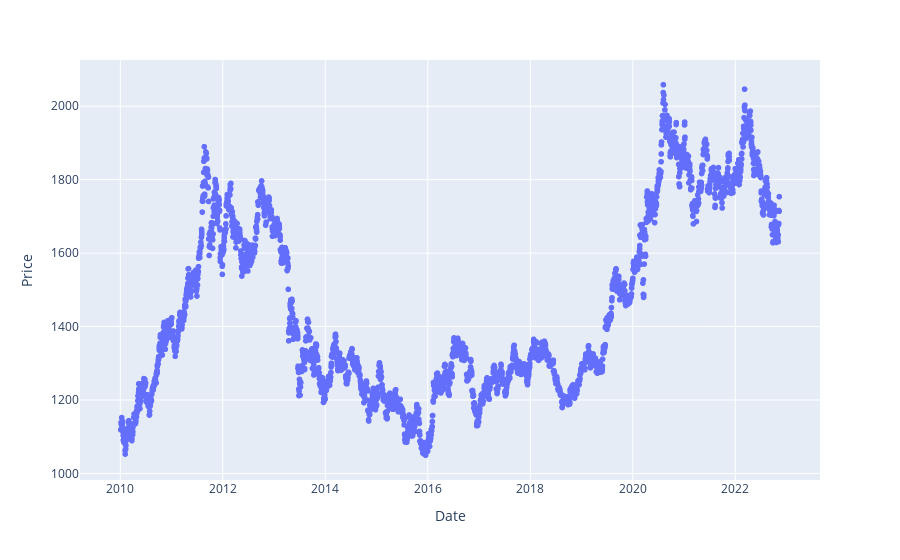

Source (notebook cell):
### Code cell
fig = px.scatter(df, x="Date", y="Price")
fig.show()

### Figure 1 — Plotly figure (JSON) as saved in the notebook; plotly's stock layout.template omitted (floating-point values rounded to 4 significant figures; data arrays with more than 128 entries replaced by an {"elided": "..."} marker saying what was removed)
{"data": [{"hovertemplate": "Date=%{x}<br>Price=%{y}<extra></extra>", "legendgroup": "", "marker": {"color": "#636efa", "symbol": "circle"}, "mode": "markers", "name": "", "showlegend": false, "type": "scattergl", "x": {"elided": "3321 str values"}, "xaxis": "x", "y": {"elided": "3321 float values"}, "yaxis": "y"}], "layout": {"legend": {"tracegroupgap": 0}, "margin": {"t": 60}, "xaxis": {"anchor": "y", "domain": [0, 1], "title": {"text": "Date"}}, "yaxis": {"anchor": "x", "domain": [0, 1], "title": {"text": "Price"}}}}
